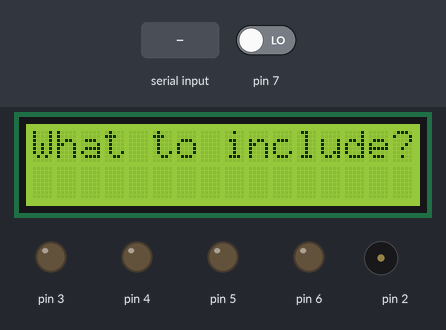
Recording of a sketch running on a simulated Arduino Uno, built with avr-gcc and run on an emulated ATmega328P. Parts: 16×2 character LCD, output pins drawn as LEDs (lit = HIGH), buzzer (waves = sounding). Inputs (shaded band) come from the test bench; at power-on: pin 7 LOW.

Above: at 1.2 s.
1.3 s: "R" received over Serial
At 2.3 s:
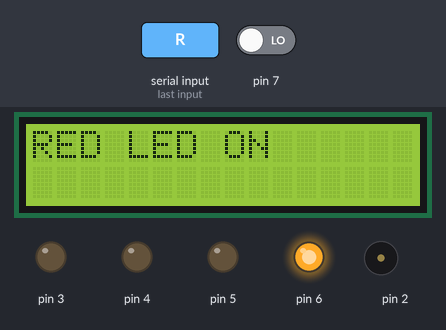
4.3 s: pin 7 driven HIGH
At 5.4 s:
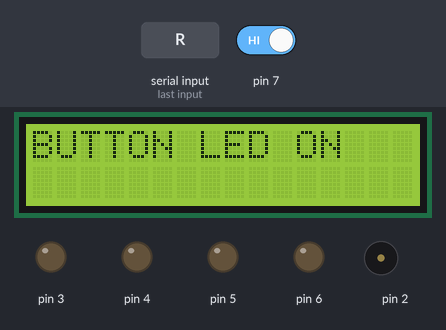
7.3 s: "B" received over Serial
At 8.9 s:
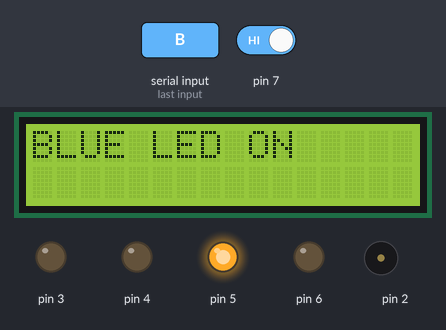
10.3 s: "G" received over Serial
At 11.9 s:
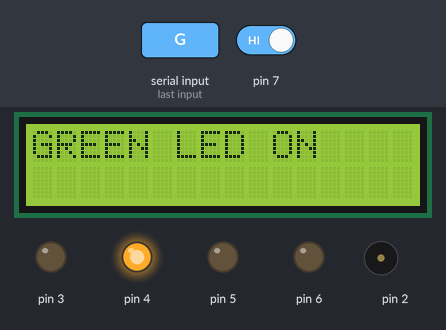
13.3 s: "M" received over Serial
At 14.9 s:
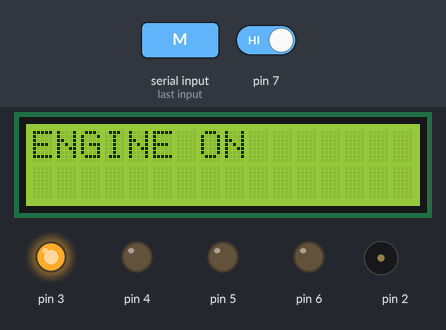
16.3 s: "Z" received over Serial
At 17.5 s:
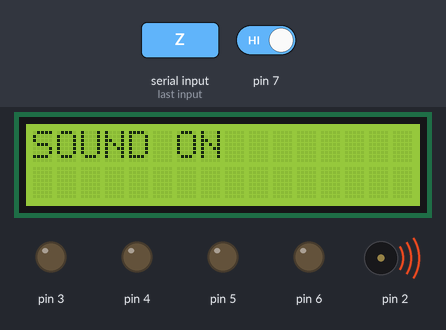
Timing chart, 0 to 19.3 s (numbered marks = the images above; inputs shaded):
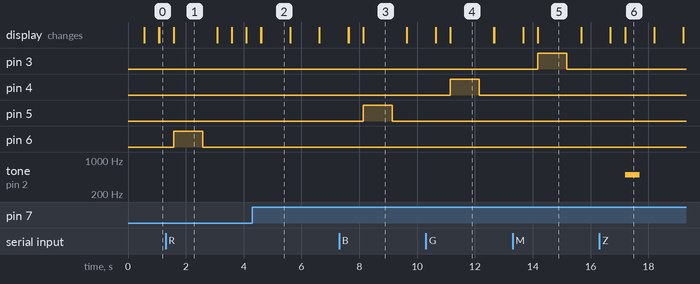

Measured:
- after the input at 1.3 s, pin 6: LOW → HIGH after 0.28 s, → LOW 1.0 s later; the display: first differs from a run without the input after 0.28 s (image 1)
- after the input at 4.3 s, the display: first differs from a run without the input after 0.30 s (image 2)
- after the input at 7.3 s, pin 5: LOW → HIGH after 0.83 s, → LOW 1.0 s later; the display: first differs from a run without the input after 0.83 s (image 3)
- after the input at 10.3 s, pin 4: LOW → HIGH after 0.85 s, → LOW 1.0 s later; the display: first differs from a run without the input after 0.85 s (image 4)
- after the input at 13.3 s, pin 3: LOW → HIGH after 0.87 s, → LOW 1.0 s later; the display: first differs from a run without the input after 0.87 s (image 5)
- after the input at 16.3 s, tone on pin 2: silent → 500 Hz after 0.89 s, → silent 0.50 s later; the display: first differs from a run without the input after 0.89 s (image 6)
- what the display in image 1 shows lasts 1.5 s, from 1.6 s to 3.1 s

The sketch:

control_panel.ino
```cpp
#include <LiquidCrystal.h>
LiquidCrystal lcd(13, 12, 11, 10, 9, 8);

int button;
char answer={};
int timecheck(char ans)
{
  if (String(ans) == "T")
 	{
  	int time = Serial.parseInt();
  	//Serial.print(time);
  	return time;
  	}
  //Serial.print(500);
  return 500;
}
void setup()
{
Serial.begin(9600);
lcd.begin(16,2);
pinMode(7,INPUT);
pinMode(6,OUTPUT);
pinMode(5,OUTPUT);
pinMode(4,OUTPUT);
pinMode(3,OUTPUT);
}

void loop(){
  button = digitalRead(7);
  lcd.write("What to include?");
  //Serial.print(answer);
  if (button == 1 )
  {lcd.clear();
   lcd.write("BUTTON LED ON");
   delay(500);
  }
  if (Serial.available() > 0){
    lcd.clear();
    answer = Serial.read();
  	if (String(answer) == "R")
  	{
   		digitalWrite(6,1);
   		lcd.write("RED LED ON");
        answer = Serial.read();
   		delay(timecheck(answer));
  	}
  	else if (String(answer) == "B")
  	{
   		digitalWrite(5,1);
   		lcd.write("BLUE LED ON");
        answer = Serial.read();
   		delay(timecheck(answer));
  	}
  	else if (String(answer) == "G")
  	{
   		digitalWrite(4,1);
   		lcd.write("GREEN LED ON");
        answer = Serial.read();
   		delay(timecheck(answer));
  	}
  	else if (String(answer) == "M")
  	{
   		digitalWrite(3,1);
   		lcd.write("ENGINE ON");
        answer = Serial.read();
   		delay(timecheck(answer));
  	}
    else if (String(answer) == "Z")
  	{
        lcd.write("SOUND ON");
        answer = Serial.read();
   		tone(2, 500, timecheck(answer));
  	}
    delay(500);
    answer={};
    for (int i =7;i>2;i--)
    {digitalWrite(i,0);}
 }
 delay(500);
 lcd.clear();
}
```
